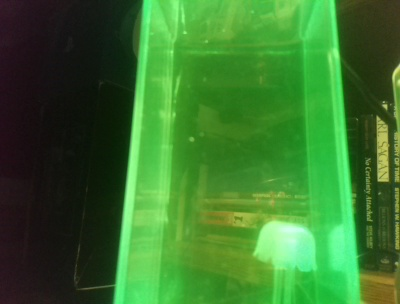
#> input picture vision/calibrationImage.jpg, 400 x 304 px
$ python -i yellowboxgrip.py   (imports and definitions only)   (older library calls are emulated)
#> lines starting #> are read from the running program, lines starting #| are printed output that depends on the picture; after the words box and inside, x2 and y2 are one past the last pixel; in counts of white or black regions, pixels touching at a corner belong together
#> further down, picture is the input picture: shape (304, 400, 3); mean B, G, R 46.1, 116.8, 57.7
import cv2
import numpy
import math
from enum import Enum

class GripPipeline:
    """
    An OpenCV pipeline generated by GRIP.
    """

    def __init__(self):
        """initializes all values to presets or None if need to be set
        """

        self.__blur_type = BlurType.Gaussian_Blur
        self.__blur_radius = 8.108108108108109

        self.blur_output = None

        self.__hsv_threshold_input = self.blur_output
        self.__hsv_threshold_hue = [ 0.2* 134.0, 1.4 * 158.0] # [-0.000001, 16.0]
        self.__hsv_threshold_saturation = [ 0.5 * 231.0, 255.0 ] # [182.46942446043167, 228.0]
        self.__hsv_threshold_value = [0.0001, 255.0]
        #self.__hsv_threshold_hue = [21.043165467625897, 77.62308998302207]
        #self.__hsv_threshold_saturation = [144.46942446043167, 255.0]
        #self.__hsv_threshold_value = [119.24460431654676, 255.0]

        self.hsv_threshold_output = None

        self.__find_contours_input = self.hsv_threshold_output
        self.__find_contours_external_only = False

        self.find_contours_output = None

    def setHsv(self, hue, sat, val):
        """ Set the HSV value from network tables. hue,sat,val are arrays of min,max val pairs """
        self.__hsv_threshold_hue = [ hue[0], hue[1] ]
        self.__hsv_threshold_saturation = [ sat[0], sat[1] ]
        self.__hsv_threshold_value = [ val[0], val[1] ]

        with open( "hsv.txt", "w" ) as outf:
            outf.write( "%s\n" % (  [ self.__hsv_threshold_hue, self.__hsv_threshold_saturation , self.__hsv_threshold_value  ] ) )


    def getHsv(self):
        return ( self.__hsv_threshold_hue , self.__hsv_threshold_saturation ,  self.__hsv_threshold_value  )


    def process(self, source0):
        """
        Runs the pipeline and sets all outputs to new values.
        """
        # Step Blur0:
        self.__blur_input = source0
        (self.blur_output) = self.__blur(self.__blur_input, self.__blur_type, self.__blur_radius)

        # Step HSV_Threshold0:
        self.__hsv_threshold_input = self.blur_output
        (self.hsv_threshold_output) = self.__hsv_threshold(self.__hsv_threshold_input, self.__hsv_threshold_hue, self.__hsv_threshold_saturation, self.__hsv_threshold_value)

        # Step Find_Contours0:
        self.__find_contours_input = self.hsv_threshold_output
        (self.find_contours_output) = self.__find_contours(self.__find_contours_input, self.__find_contours_external_only)


    @staticmethod
    def __blur(src, type, radius):
        """Softens an image using one of several filters.
        Args:
            src: The source mat (numpy.ndarray).
            type: The blurType to perform represented as an int.
            radius: The radius for the blur as a float.
        Returns:
            A numpy.ndarray that has been blurred.
        """
#> called with radius = 8.11
        if(type is BlurType.Box_Blur):
            ksize = int(2 * round(radius) + 1)
            return cv2.blur(src, (ksize, ksize))
        elif(type is BlurType.Gaussian_Blur):
            ksize = int(6 * round(radius) + 1)
            return cv2.GaussianBlur(src, (ksize, ksize), round(radius))
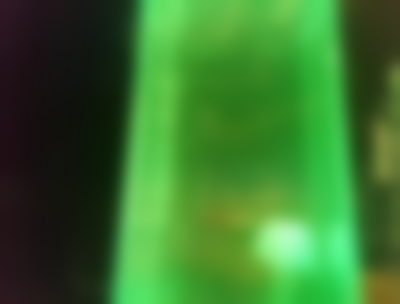
#> returned value: shape (304, 400, 3); mean of channels 0, 1, 2 46.1, 116.8, 57.6; drawn as B, G, R
        elif(type is BlurType.Median_Filter):
            ksize = int(2 * round(radius) + 1)
            return cv2.medianBlur(src, ksize)
        else:
            return cv2.bilateralFilter(src, -1, round(radius), round(radius))

    @staticmethod
    def __hsv_threshold(input, hue, sat, val):
        """Segment an image based on hue, saturation, and value ranges.
        Args:
            input: A BGR numpy.ndarray.
            hue: A list of two numbers the are the min and max hue.
            sat: A list of two numbers the are the min and max saturation.
            lum: A list of two numbers the are the min and max value.
        Returns:
            A black and white numpy.ndarray.
        """
        out = cv2.cvtColor(input, cv2.COLOR_BGR2HSV)
#> out: shape (304, 400, 3); mean H, S, V 63, 148.5, 118.4
        return cv2.inRange(out, (hue[0], sat[0], val[0]),  (hue[1], sat[1], val[1]))
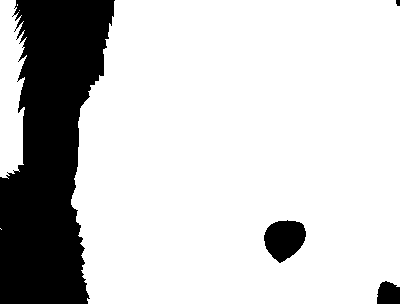
#> returned value: shape (304, 400); 79.6% white; 4 black regions, box (x1, y1, x2, y2) and area: (0, 0, 115, 304) 22989, (264, 220, 306, 263) 1291, (377, 281, 400, 304) 449, (396, 0, 400, 6) 22

    @staticmethod
    def __find_contours(input, external_only):
        """Sets the values of pixels in a binary image to their distance to the nearest black pixel.
        Args:
            input: A numpy.ndarray.
            external_only: A boolean. If true only external contours are found.
        Return:
            A list of numpy.ndarray where each one represents a contour.
        """
        if(external_only):
            mode = cv2.RETR_EXTERNAL
        else:
            mode = cv2.RETR_LIST
        method = cv2.CHAIN_APPROX_SIMPLE
        im2, contours, hierarchy =cv2.findContours(input, mode=mode, method=method)
        return contours


BlurType = Enum('BlurType', 'Box_Blur Gaussian_Blur Median_Filter Bilateral_Filter')

>>> import cv2
>>> picture = cv2.imread('../calibrationImage.jpg')
>>> result = GripPipeline().process(picture)
